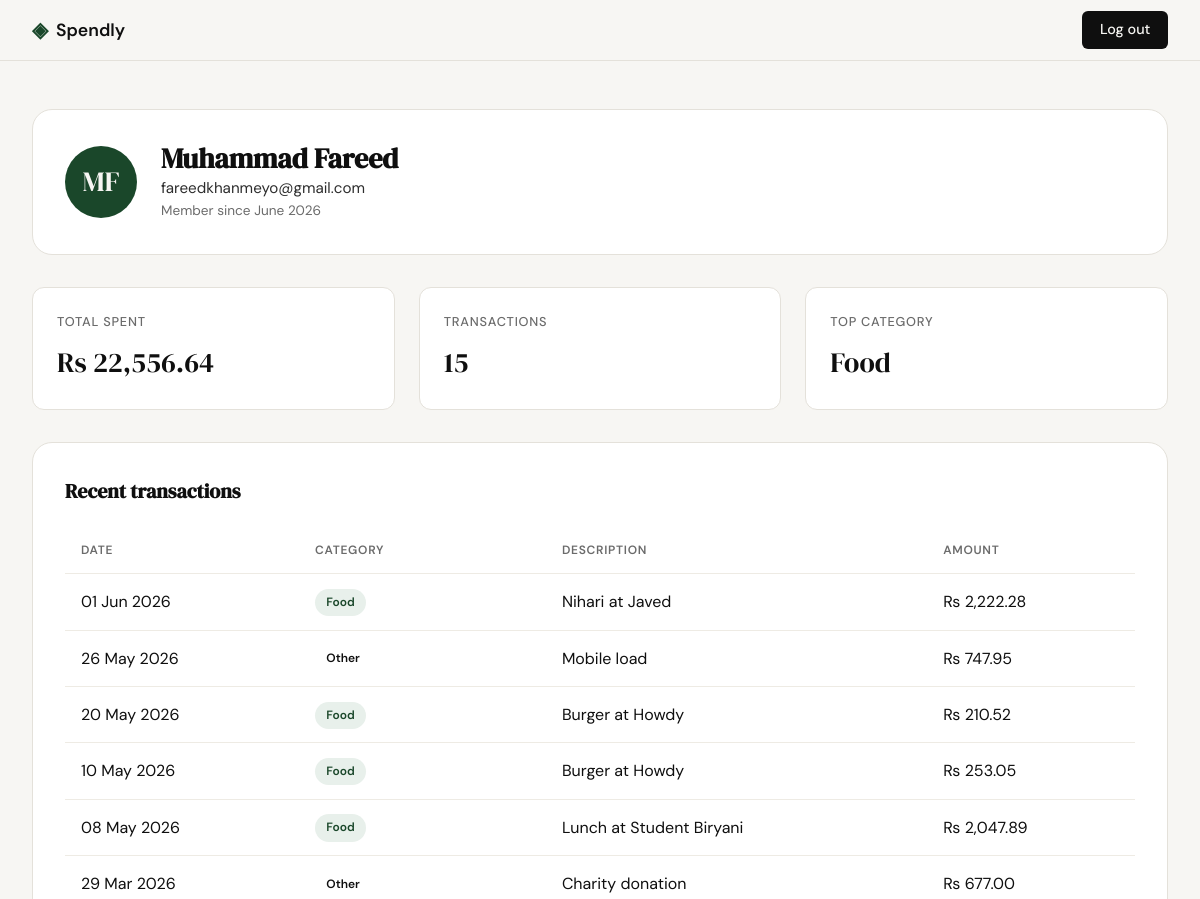
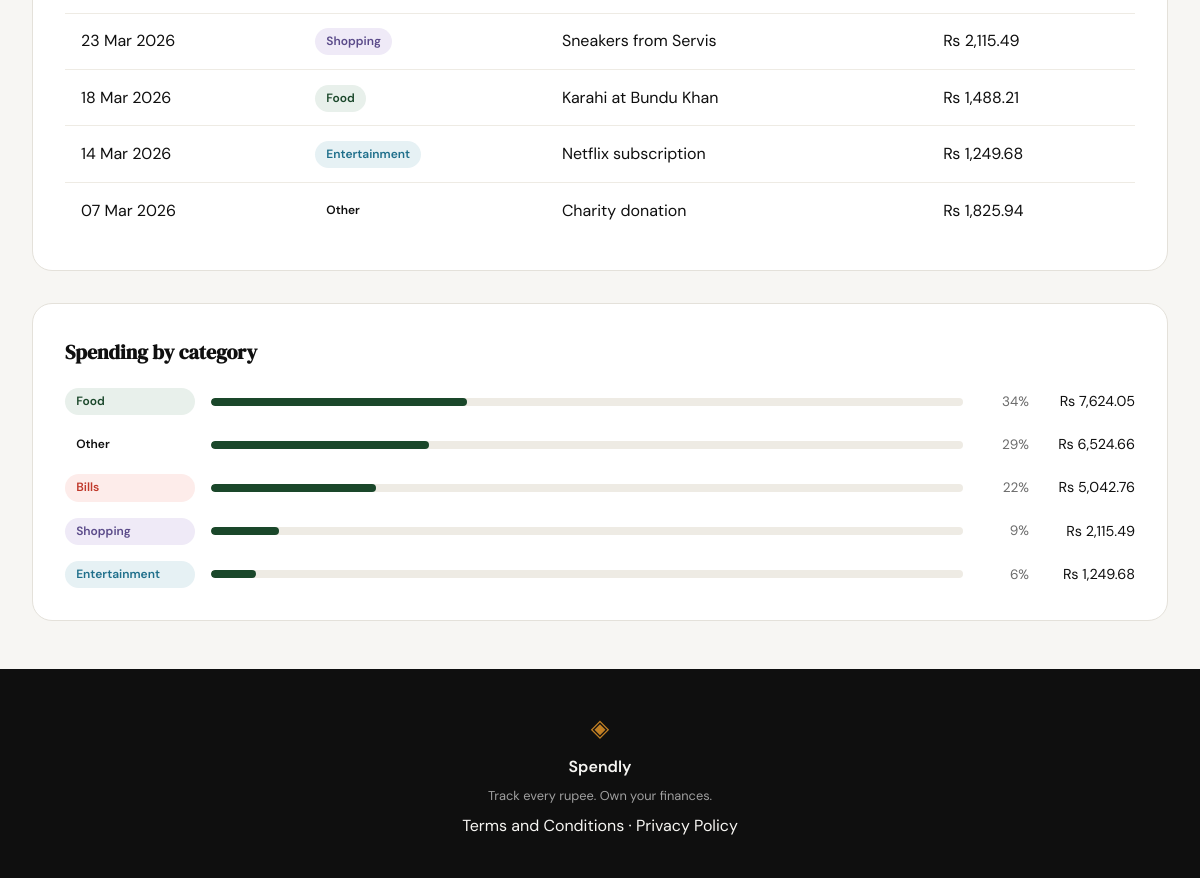
Page /profile (signed in) on the committed database (2 pictures, top to bottom).
### tables this page shows
CREATE TABLE users (
            id            INTEGER PRIMARY KEY AUTOINCREMENT,
            name          TEXT NOT NULL,
            email         TEXT NOT NULL UNIQUE,
            password_hash TEXT NOT NULL,
            created_at    TEXT NOT NULL
        );

CREATE TABLE expenses (
            id          INTEGER PRIMARY KEY AUTOINCREMENT,
            user_id     INTEGER NOT NULL,
            amount      REAL NOT NULL,
            category    TEXT NOT NULL,
            date        TEXT NOT NULL,
            description TEXT,
            FOREIGN KEY (user_id) REFERENCES users(id)
        );

### app.py (the view)
@app.route("/profile")
def profile():
    if "user_id" not in session:
        return redirect(url_for("login"))
    user_id = session["user_id"]
    user = get_user_by_id(user_id)
    if user is None:
        session.clear()
        return redirect(url_for("login"))
    stats = get_summary_stats(user_id)
    transactions = get_recent_transactions(user_id)
    breakdown = get_category_breakdown(user_id)
    initials = "".join(w[0] for w in user["name"].split()[:2]).upper()
    return render_template(
        "profile.html", user=user, initials=initials, stats=stats,
        transactions=transactions, breakdown=breakdown,
    )

### database/db.py (called while the page is built)
def get_db():
    con = sqlite3.connect(os.environ.get("SPENDLY_DB", "spendly.db"))
    con.row_factory = sqlite3.Row
    con.execute("PRAGMA foreign_keys = ON")
    return con

### database/queries.py (called while the page is built)
def get_user_by_id(user_id):
    con = get_db()
    row = con.execute(
        "SELECT name, email, created_at FROM users WHERE id = ?",
        (user_id,),
    ).fetchone()
    con.close()
    if row is None:
        return None
    member_since = datetime.strptime(row["created_at"][:10], "%Y-%m-%d").strftime("%B %Y")
    return {"name": row["name"], "email": row["email"], "member_since": member_since}

def get_recent_transactions(user_id, limit=10):
    con = get_db()
    rows = con.execute(
        """
        SELECT date, category, description, amount
        FROM expenses
        WHERE user_id = ?
        ORDER BY date DESC, id DESC
        LIMIT ?
        """,
        (user_id, limit),
    ).fetchall()
    con.close()
    return [
        {
            "date": datetime.strptime(row["date"], "%Y-%m-%d").strftime("%d %b %Y"),
            "category": row["category"],
            "description": row["description"],
            "amount": row["amount"],
        }
        for row in rows
    ]

def get_summary_stats(user_id):
    con = get_db()
    totals = con.execute(
        "SELECT COUNT(*) AS count, SUM(amount) AS total FROM expenses WHERE user_id = ?",
        (user_id,),
    ).fetchone()
    top = con.execute(
        """
        SELECT category
        FROM expenses
        WHERE user_id = ?
        GROUP BY category
        ORDER BY SUM(amount) DESC, category ASC
        LIMIT 1
        """,
        (user_id,),
    ).fetchone()
    con.close()
    transaction_count = totals["count"]
    if transaction_count == 0:
        return {"total_spent": 0, "transaction_count": 0, "top_category": "—"}
    return {
        "total_spent": float(totals["total"]),
        "transaction_count": transaction_count,
        "top_category": top["category"],
    }

### templates/profile.html (shortened to what this page needs)
{% extends "base.html" %}
{% block head %}
<link rel="stylesheet" href="{{ url_for('static', filename='css/profile.css') }}">
{% endblock %}
{% block content %}
<div class="profile-page">
    <section class="profile-header-card">
        <div class="avatar-circle">{{ initials }}</div>
        <div class="profile-identity">
            <h1 class="user-name">{{ user.name }}</h1>
            <p class="user-email">{{ user.email }}</p>
            <p class="user-since">Member since {{ user.member_since }}</p>
        </div>
    </section>
    <section class="stats-row">
        <div class="stat-card">
            <span class="stat-label">Total spent</span>
            <span class="stat-value">Rs {{ "{:,.2f}".format(stats.total_spent) }}</span>
        </div>
        <div class="stat-card">
            <span class="stat-label">Transactions</span>
            <span class="stat-value">{{ stats.transaction_count }}</span>
        </div>
        <div class="stat-card">
            <span class="stat-label">Top category</span>
            <span class="stat-value">{{ stats.top_category }}</span>
        </div>
    </section>
    <section class="profile-section">
        <h2 class="section-heading">Recent transactions</h2>
        <table class="txn-table">
            <thead>
                <tr>
                    <th>Date</th>
                    <th>Category</th>
                    <th>Description</th>
                    <th class="txn-amount">Amount</th>
                </tr>
            </thead>
            <tbody>
                {% for t in transactions %}
                <tr>
                    <td>{{ t.date }}</td>
                    <td><span class="badge badge-{{ t.category|lower }}">{{ t.category }}</span></td>
                    <td>{{ t.description }}</td>
                    <td class="txn-amount">Rs {{ "{:,.2f}".format(t.amount) }}</td>
                </tr>
                {% endfor %}
            </tbody>
        </table>
    </section>
    <section class="profile-section">
        <h2 class="section-heading">Spending by category</h2>
        <div class="breakdown">
            {% for b in breakdown %}
            <div class="breakdown-row">
                <span class="badge badge-{{ b.category|lower }}">{{ b.category }}</span>
                <div class="bar-track">
                    <div class="bar" style="--pct: {{ b.percent }}%"></div>
                </div>
                <span class="breakdown-pct">{{ b.percent }}%</span>
                <span class="breakdown-total">Rs {{ "{:,.2f}".format(b.total) }}</span>
            </div>
            {% endfor %}
        </div>
    </section>
</div>
{% endblock %}

### templates/base.html (shortened to what this page needs)
<!DOCTYPE html>
<html lang="en">
<head>
    <link rel="stylesheet" href="{{ url_for('static', filename='css/style.css') }}">
    {% block head %}{% endblock %}
</head>
<body>
    <nav class="navbar">
        <div class="nav-inner">
            <a href="{{ url_for('landing') }}" class="nav-brand">
                <span class="brand-icon">◈</span>
                <span class="brand-name">Spendly</span>
            </a>
            <div class="nav-links">
                {% if session.get('user_id') %}
                <a href="{{ url_for('logout') }}" class="nav-cta">Log out</a>
                {% else %}
                <a href="{{ url_for('login') }}">Sign in</a>
                <a href="{{ url_for('register') }}" class="nav-cta">Get started</a>
                {% endif %}
            </div>
        </div>
    </nav>
    <main class="main-content">
        {% block content %}{% endblock %}
    </main>
    <footer class="footer">
        <div class="footer-inner">
            <span class="brand-icon">◈</span>
            <span class="footer-name">Spendly</span>
            <p class="footer-copy">Track every rupee. Own your finances.</p>
            <p><a href="/terms">Terms and Conditions</a> · <a href="/privacy">Privacy Policy</a></p>
        </div>
    </footer>
</body>
</html>

### static/css/style.css (style rules this page uses)
:root { --ink: #0f0f0f; --ink-soft: #2d2d2d; --ink-muted: #6b6b6b; --ink-faint: #a0a0a0; --paper: #f7f6f3; --paper-warm: #f0ede6; --paper-card: #ffffff; --accent: #1a472a; --accent-light: #e8f0eb; --accent-2: #c17f24; --accent-2-light: #fdf3e3; --danger: #c0392b; --danger-light: #fdecea; --border: #e4e1da; --border-soft: #eeebe4; --cat-food: var(--accent); --cat-food-bg: var(--accent-light); --cat-transport: var(--accent-2); --cat-transport-bg: var(--accent-2-light); --cat-bills: var(--danger); --cat-bills-bg: var(--danger-light); --cat-shopping: #5b4b8a; --cat-shopping-bg: #efeaf7; --cat-entertainment: #1f6f8b; --cat-entertainment-bg: #e6f1f4; --font-display: 'DM Serif Display', Georgia, serif; --font-body: 'DM Sans', system-ui, sans-serif; --max-width: 1200px; --auth-width: 440px; --radius-sm: 6px; --radius-md: 12px; --radius-lg: 20px; }
*, *::before, *::after { box-sizing: border-box; margin: 0; padding: 0; }
html { font-size: 16px; scroll-behavior: smooth; }
body { background: var(--paper); color: var(--ink); font-family: var(--font-body); font-size: 1rem; line-height: 1.6; -webkit-font-smoothing: antialiased; }
a { color: inherit; text-decoration: none; }
.navbar { position: sticky; top: 0; z-index: 100; background: var(--paper); border-bottom: 1px solid var(--border); padding: 0 2rem; }
.nav-inner { max-width: var(--max-width); margin: 0 auto; height: 60px; display: flex; align-items: center; justify-content: space-between; }
.nav-brand { display: flex; align-items: center; gap: 0.5rem; font-family: var(--font-body); font-weight: 600; font-size: 1.1rem; color: var(--ink); }
.brand-icon { color: var(--accent); font-size: 1.3rem; }
.brand-name { color: var(--ink); }
.nav-links { display: flex; align-items: center; gap: 1.5rem; font-size: 0.9rem; font-weight: 500; }
.nav-links a { color: var(--ink-muted); transition: color 0.2s; }
.nav-cta { background: var(--ink) !important; color: var(--paper) !important; padding: 0.45rem 1.1rem; border-radius: var(--radius-sm); transition: background 0.2s !important; }
.main-content { min-height: calc(100vh - 60px - 100px); }
.footer { background: var(--ink); color: var(--paper); padding: 2.5rem 2rem; text-align: center; }
.footer-inner { display: flex; flex-direction: column; align-items: center; gap: 0.4rem; }
.footer .brand-icon { color: var(--accent-2); font-size: 1.5rem; }
.footer-name { font-weight: 600; font-size: 1rem; }
.footer-copy { font-size: 0.8rem; color: var(--ink-faint); }

### rows in the picture
users: name "Muhammad Fareed", email "fareedkhanmeyo@gmail.com"
expenses: date "01 Jun 2026", category "Food", description "Nihari at Javed", amount "2,222.28"
expenses: date "26 May 2026", category "Other", description "Mobile load", amount "747.95"
expenses: date "20 May 2026", category "Food", description "Burger at Howdy", amount "210.52"
expenses: date "10 May 2026", category "Food", description "Burger at Howdy", amount "253.05"
expenses: date "08 May 2026", category "Food", description "Lunch at Student Biryani", amount "2,047.89"
expenses: date "29 Mar 2026", category "Other", description "Charity donation", amount "677.00"
expenses: date "23 Mar 2026", category "Shopping", description "Sneakers from Servis", amount "2,115.49", percent "9", total "2,115.49"
expenses: date "18 Mar 2026", category "Food", description "Karahi at Bundu Khan", amount "1,488.21"
expenses: date "14 Mar 2026", category "Entertainment", description "Netflix subscription", amount "1,249.68", percent "6", total "1,249.68"
expenses: date "07 Mar 2026", category "Other", description "Charity donation", amount "1,825.94"
expenses: category "Bills", percent "22", total "5,042.76"

### other values in the picture
{{ initials }} "MF"
{{ user.member_since }} "June 2026"
{{ "{:,.2f}".format(stats.total_spent) }} "22,556.64"
{{ stats.transaction_count }} "15"
{{ stats.top_category }} "Food"
{{ b.category }} "Food" "Other"
{{ b.percent }} "34" "29"
{{ "{:,.2f}".format(b.total) }} "7,624.05" "6,524.66"
